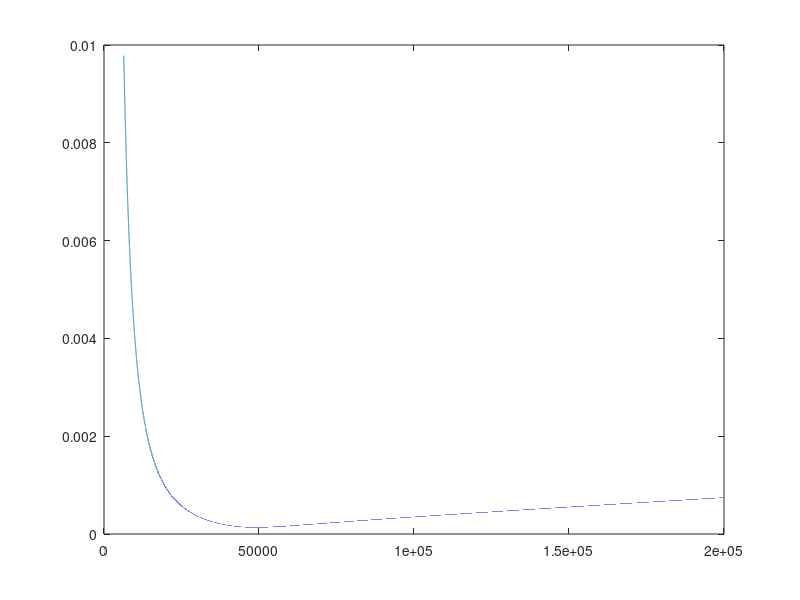

MATLAB code to generate this figure:
%% PROBLEM 4
omega = 2*pi/(23*3600+56*60+4);
mu    = 398600.4405;
phi = pi/4;
r = [6378:200000];

w = (mu^2./(r.^4) + omega^4*r.^2*cos(phi)^2-2*mu*omega^2*cos(phi)^2./r);

plot(r, sqrt(w))
r(find(w==min(w)))
wmin=sqrt(min(w))
Ve=3.5;
m_0 = 100/(exp(-wmin*3600/Ve));